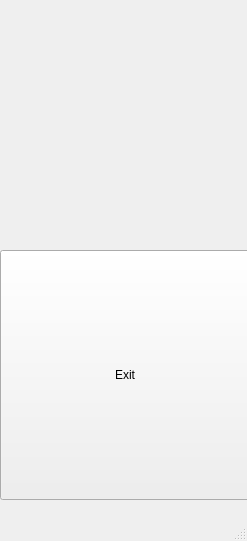
<?xml version="1.0" encoding="UTF-8"?>
<ui version="4.0">
 <class>MainWindow</class>
 <widget class="QMainWindow" name="MainWindow">
  <property name="geometry">
   <rect>
    <x>0</x>
    <y>0</y>
    <width>247</width>
    <height>541</height>
   </rect>
  </property>
  <property name="windowTitle">
   <string>MainWindow</string>
  </property>
  <widget class="QWidget" name="centralwidget">
   <widget class="QPushButton" name="btnExit">
    <property name="geometry">
     <rect>
      <x>0</x>
      <y>250</y>
      <width>250</width>
      <height>250</height>
     </rect>
    </property>
    <property name="text">
     <string>Exit</string>
    </property>
   </widget>
  </widget>
  <widget class="QMenuBar" name="menubar">
   <property name="geometry">
    <rect>
     <x>0</x>
     <y>0</y>
     <width>247</width>
     <height>26</height>
    </rect>
   </property>
  </widget>
  <widget class="QStatusBar" name="statusbar"/>
 </widget>
 <resources/>
 <connections/>
</ui>
